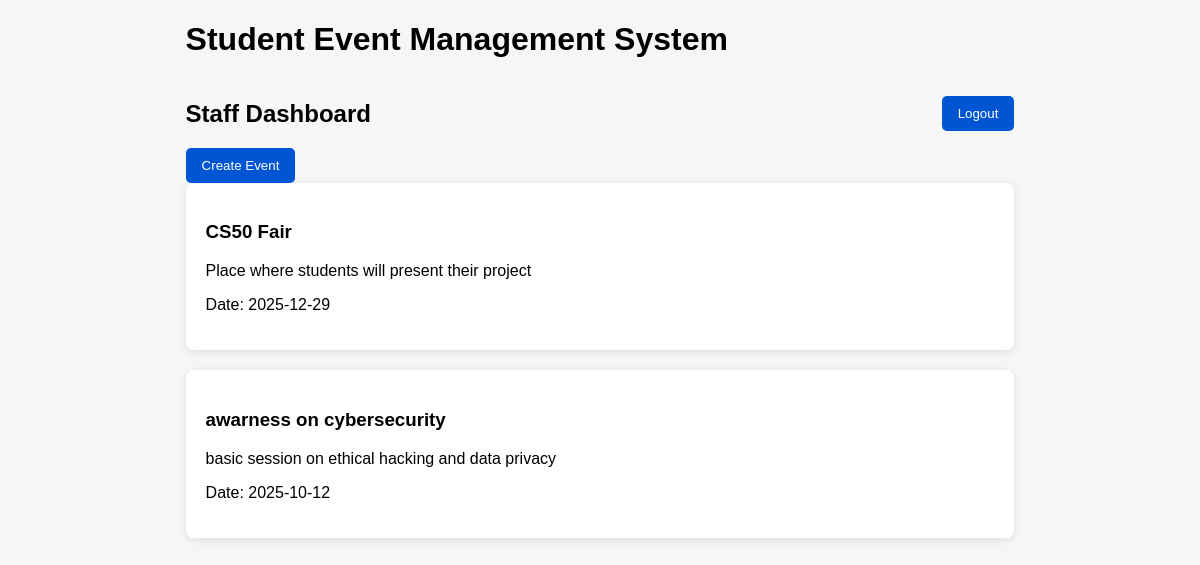
Page /staff (signed in) on the committed database.
### tables this page shows
CREATE TABLE events (
        id INTEGER PRIMARY KEY AUTOINCREMENT,
        title TEXT NOT NULL,
        description TEXT NOT NULL,
        date TEXT NOT NULL,
        created_by INTEGER
    );

### app.py (the view)
@app.route("/staff")
def staff_dashboard():
    staff_id = session["user_id"]
    db = get_db()
    events = db.execute(
        "SELECT * FROM events WHERE created_by = ?",
        (staff_id,)
    ).fetchall()
    db.close()
    return render_template("staff_dashboard.html", events=events)

### app.py (called while the page is built)
def get_db():
    return sqlite3.connect("database.db")

### templates/staff_dashboard.html
{% extends "layout.html" %}
{% block content %}
<div style="display: flex; justify-content: space-between; align-items: center;">
    <h2>Staff Dashboard</h2>
    <a href="/logout"><button>Logout</button></a>
</div>
<a href="/create_event">
    <button>Create Event</button>
</a>
{% if events %}
    {% for event in events %}
    <div class="card">
        <h3>{{ event[1] }}</h3>
        <p>{{ event[2] }}</p>
        <p>Date: {{ event[3] }}</p>
    </div>
    {% endfor %}
{% else %}
    <p>No events created yet.</p>
{% endif %}
{% endblock %}

### static/styles.css (style rules this page uses)
body { background: #f4f6f8; font-family: Arial; }
.card { background: white; padding: 20px; margin-bottom: 20px; border-radius: 8px; box-shadow: 0 2px 8px rgba(0,0,0,0.1); }
button { background: #0056d2; color: white; border: none; padding: 10px 16px; border-radius: 5px; }

### rows in the picture
events: title "CS50 Fair", description "Place where students will present their project", date "2025-12-29"
events: title "awarness on cybersecurity", description "basic session on ethical hacking and data privacy", date "2025-10-12"
